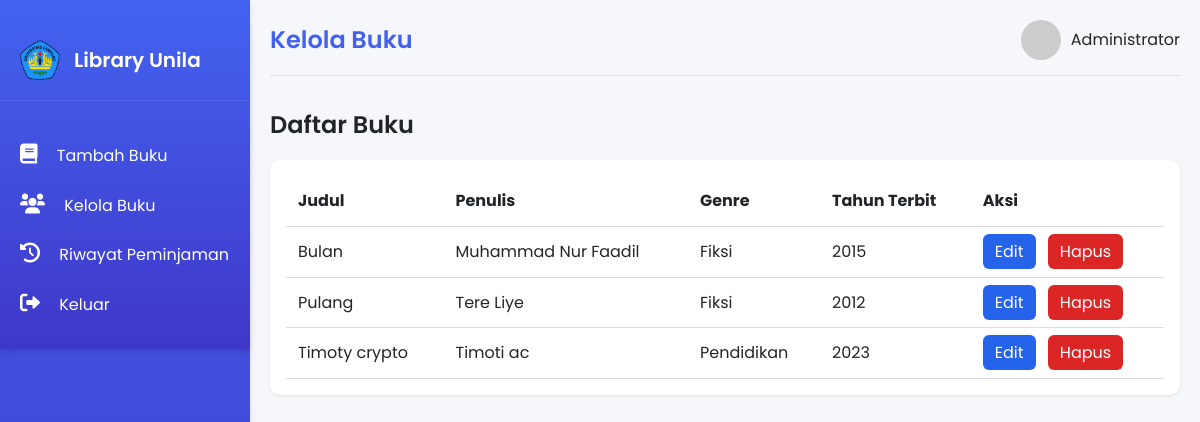
The app's page /admin/kelolabuku.php (signed in) with its own data.
### tables this page shows
CREATE TABLE `books` (
  `id` int(11) NOT NULL,
  `title` varchar(255) NOT NULL,
  `author` varchar(100) NOT NULL,
  `genre` varchar(50) NOT NULL,
  `isbn` varchar(20) NOT NULL,
  `published_year` year(4) NOT NULL,
  `description` text NOT NULL,
  `cover_image` varchar(255) DEFAULT 'default.jpg',
  `total_copies` int(11) NOT NULL DEFAULT 1,
  `available_copies` int(11) NOT NULL DEFAULT 1
);

### admin/kelolabuku.php (the view, shortened to what this page needs)
<?php
include '../db.php';
$query = "SELECT id, title, author, genre, published_year FROM books";
$result = mysqli_query($conn, $query);
?>
<!DOCTYPE html>
<html lang="id">
<head>
    <link rel="stylesheet" href="https://cdnjs.cloudflare.com/ajax/libs/font-awesome/6.0.0-beta3/css/all.min.css">
    <link rel="stylesheet" href="css/main.css">
    <link rel="stylesheet" href="css/table.css">
</head>
<body>
    <div class="container">
        <div class="sidebar" id="sidebar-placeholder"></div>
        <div class="main-content">
            <div class="header">
                <h2>Kelola Buku</h2>
                <div class="user-info">
                    <img src="https://randomuser.me/api/portraits/men/41.jpg" alt="Admin">
                    <div>
                        <p>Administrator</p>
                    </div>
                </div>
            </div>
            <div class="content">
                <h3 class="section-title">Daftar Buku</h3>
                <div class="table-container">
                    <table class="table">
                        <thead>
                            <tr>
                                <th>Judul</th>
                                <th>Penulis</th>
                                <th>Genre</th>
                                <th>Tahun Terbit</th>
                                <th>Aksi</th>
                            </tr>
                        </thead>
                        <tbody>
                            <?php while ($row = mysqli_fetch_assoc($result)) : ?>
                                <tr>
                                    <td><?php echo htmlspecialchars($row['title']); ?></td>
                                    <td><?php echo htmlspecialchars($row['author']); ?></td>
                                    <td><?php echo htmlspecialchars($row['genre']); ?></td>
                                    <td><?php echo htmlspecialchars($row['published_year']); ?></td>
                                    <td>
                                        <a href="editbuku.php?id=<?php echo $row['id']; ?>" class="btn-edit">Edit</a>
                                        <a href="hapus_buku.php?id=<?php echo $row['id']; ?>" class="btn-delete" onclick="return confirm('Yakin hapus buku ini?')">Hapus</a>
                                    </td>
                                </tr>
                            <?php endwhile; ?>
                        </tbody>
                    </table>
                </div>
            </div>
        </div>
    </div>
</body>
</html>

### admin/css/main.css (style rules this page uses)
* { margin: 0; padding: 0; box-sizing: border-box; font-family: 'Poppins', sans-serif; }
:root { --primary: #4361ee; --secondary: #3f37c9; --success: #4cc9f0; --light: #f8f9fa; --dark: #212529; --gray: #6c757d; --light-gray: #e9ecef; --border: #dee2e6; --shadow: 0 4px 6px rgba(0, 0, 0, 0.1); --radius: 8px; }
body { background-color: #f5f7fb; color: var(--dark); line-height: 1.6; scrollbar-width: none; }
.container { display: flex; min-height: 100vh; }
.sidebar { width: 250px; background: linear-gradient(180deg, var(--primary), var(--secondary)); color: white; padding: 20px 0; box-shadow: var(--shadow); }
.main-content { flex: 1; padding: 20px; overflow-x: hidden; overflow-y: hidden; }
.header { display: flex; justify-content: space-between; align-items: center; margin-bottom: 30px; padding-bottom: 15px; border-bottom: 1px solid var(--border); }
.header h2 { color: var(--primary); font-weight: 600; }
.user-info { display: flex; align-items: center; }
.user-info img { width: 40px; height: 40px; border-radius: 50%; object-fit: cover; margin-right: 10px; }

### admin/css/table.css (style rules this page uses)
.section-title { font-size: 1.5rem; font-weight: 600; margin-bottom: 1rem; }
.table-container { overflow-x: auto; background: #fff; padding: 1rem; border-radius: 10px; box-shadow: 0 1px 3px rgba(0,0,0,0.1); }
.table { width: 100%; border-collapse: collapse; }
.table th, .table td { padding: 0.75rem; text-align: left; border-bottom: 1px solid #ddd; }
.btn-edit { background-color: #2563eb; color: white; padding: 6px 12px; border-radius: 6px; text-decoration: none; margin-right: 8px; }
.btn-delete { background-color: #dc2626; color: white; padding: 6px 12px; border-radius: 6px; text-decoration: none; }

### records on screen
books: title "Bulan", author "Muhammad Nur Faadil", genre "Fiksi", published_year "2015"
books: title "Pulang", author "Tere Liye", genre "Fiksi", published_year "2012"
books: title "Timoty crypto", author "Timoti ac", genre "Pendidikan", published_year "2023"
